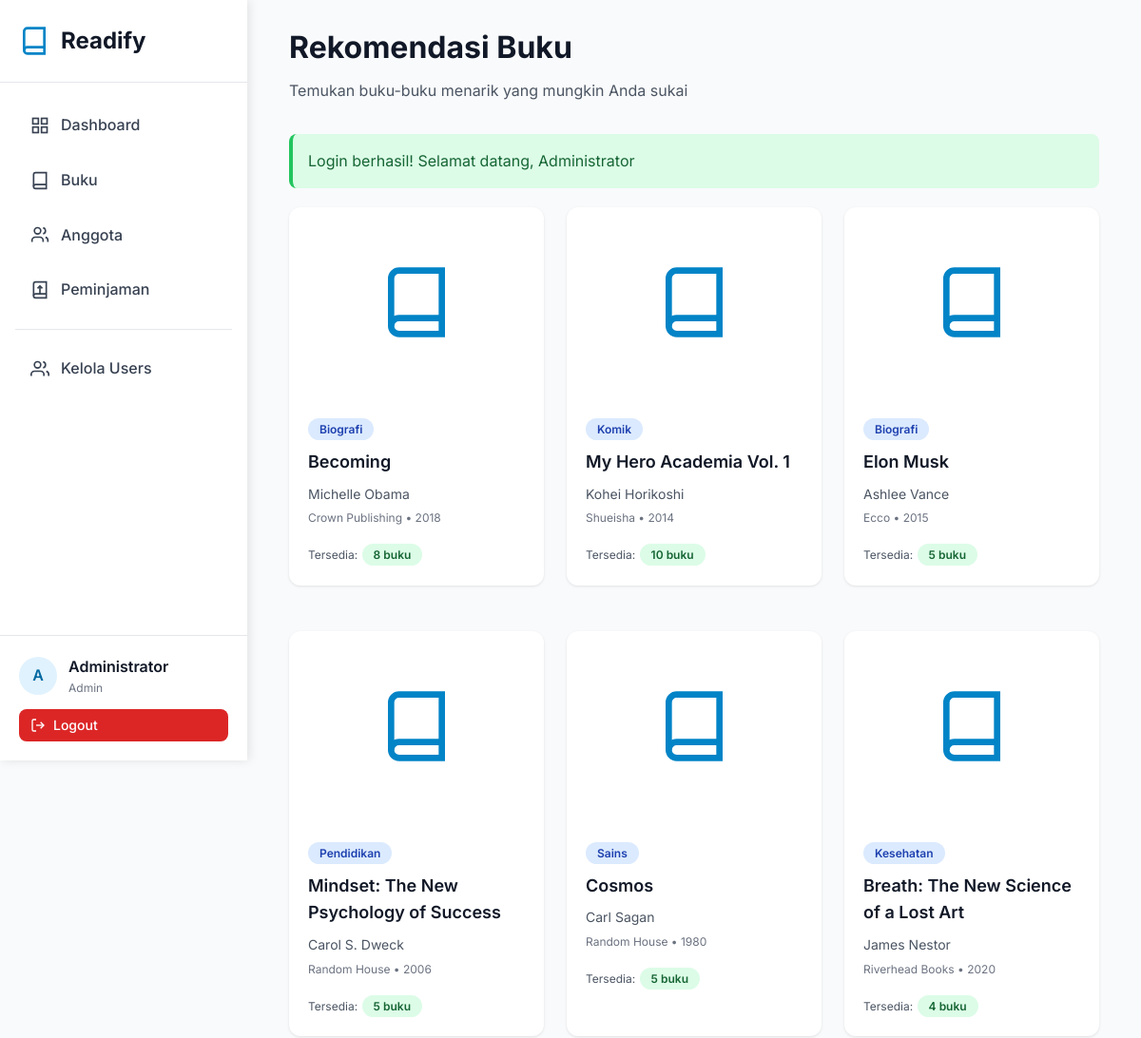
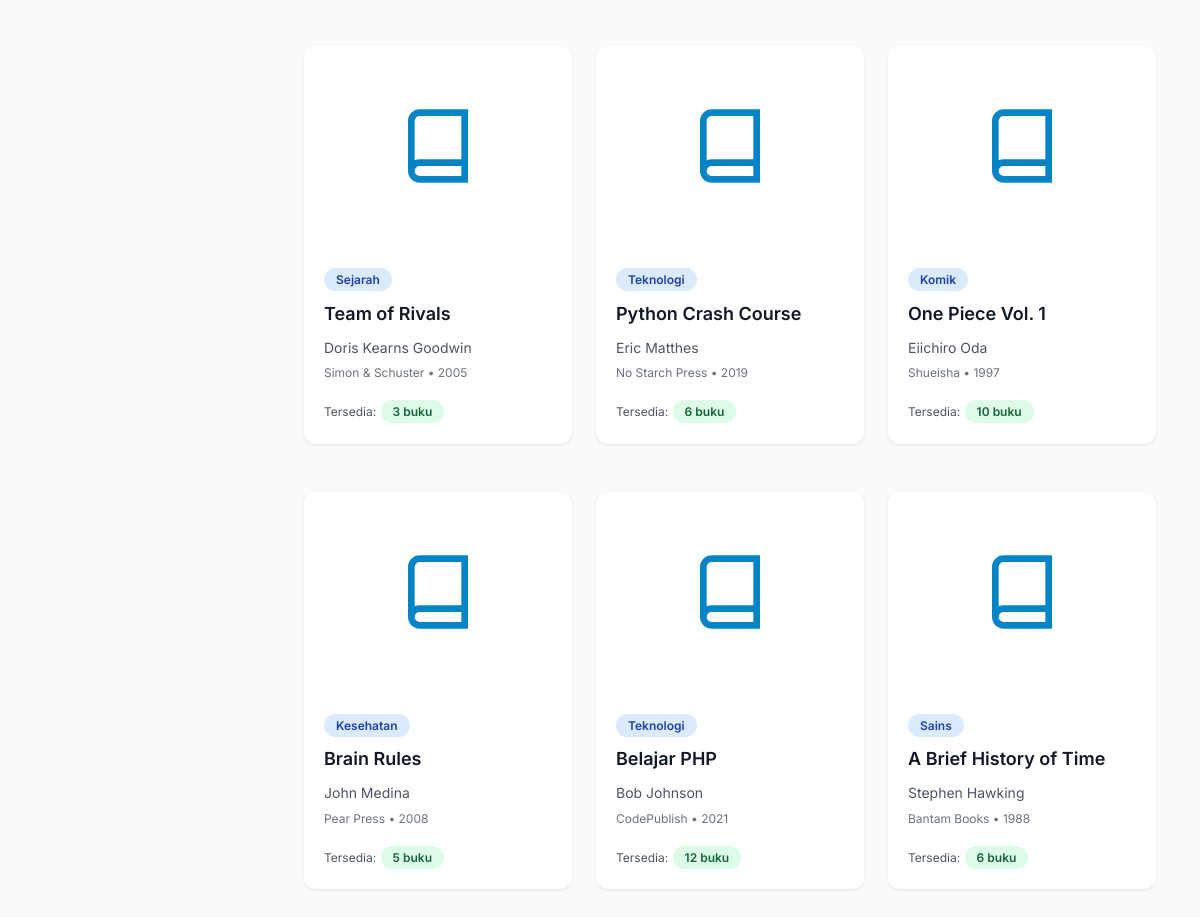
Screenshot of /pages/recommendations.php (signed in) with the database file from the repository (2 pictures, top to bottom).
### tables this page shows
CREATE TABLE `users` (
  `id` int NOT NULL AUTO_INCREMENT,
  `name` varchar(100) NOT NULL,
  `email` varchar(100) NOT NULL,
  `phone` varchar(20) DEFAULT NULL,
  `password` varchar(255) NOT NULL,
  `role` enum('admin','staff','member') DEFAULT 'member',
  `created_at` timestamp NULL DEFAULT CURRENT_TIMESTAMP,
  `updated_at` timestamp NULL DEFAULT CURRENT_TIMESTAMP ON UPDATE CURRENT_TIMESTAMP,
  PRIMARY KEY (`id`),
  UNIQUE KEY `email` (`email`)
);

CREATE TABLE `books` (
  `id` int NOT NULL AUTO_INCREMENT,
  `isbn` varchar(20) NOT NULL,
  `title` varchar(255) NOT NULL,
  `author` varchar(100) NOT NULL,
  `publisher` varchar(100) DEFAULT NULL,
  `year` year DEFAULT NULL,
  `category_id` int DEFAULT NULL,
  `stock` int DEFAULT '0',
  `pages` int DEFAULT NULL,
  `description` text,
  `cover_image` varchar(255) DEFAULT NULL,
  `created_at` timestamp NULL DEFAULT CURRENT_TIMESTAMP,
  `updated_at` timestamp NULL DEFAULT CURRENT_TIMESTAMP ON UPDATE CURRENT_TIMESTAMP,
  PRIMARY KEY (`id`),
  UNIQUE KEY `isbn` (`isbn`),
  KEY `category_id` (`category_id`),
  KEY `idx_title` (`title`),
  KEY `idx_author` (`author`),
  KEY `idx_isbn` (`isbn`),
  CONSTRAINT `books_ibfk_1` FOREIGN KEY (`category_id`) REFERENCES `categories` (`id`) ON DELETE SET NULL
);

CREATE TABLE `categories` (
  `id` int NOT NULL AUTO_INCREMENT,
  `name` varchar(50) NOT NULL,
  `description` text,
  `created_at` timestamp NULL DEFAULT CURRENT_TIMESTAMP,
  PRIMARY KEY (`id`),
  UNIQUE KEY `name` (`name`)
);

### config/config.php (called while the page is built, shortened)
<?php
require_once BASE_PATH . '/config/database.php';
function isLoggedIn() {
    return isset($_SESSION['user_id']);
}
function getCurrentUser() {
    if (isLoggedIn()) {
        $db = new Database();
        $user = $db->fetchOne("SELECT id, name, email, role FROM users WHERE id = ?", [$_SESSION['user_id']]);
        return $user;
    }
    return null;
}
function isAdmin() {
    return isLoggedIn() && isset($_SESSION['user_role']) && $_SESSION['user_role'] === 'admin';
}
function getFlashMessage() {
    if (isset($_SESSION['flash_message'])) {
        $message = [
            'type' => $_SESSION['flash_type'],
            'message' => $_SESSION['flash_message']
        ];
        return $message;
    }
    return null;
}

### config/database.php (called while the page is built, shortened)
<?php
class Database {
    private $host = DB_HOST;
    private $user = DB_USER;
    private $pass = DB_PASS;
    private $dbname = DB_NAME;
    private $conn;
    private function connect() {
        $this->conn = null;
        try {
            $dsn = "mysql:host=" . $this->host . ";dbname=" . $this->dbname . ";charset=utf8mb4";
            $options = [
                PDO::ATTR_ERRMODE => PDO::ERRMODE_EXCEPTION,
                PDO::ATTR_DEFAULT_FETCH_MODE => PDO::FETCH_ASSOC,
                PDO::ATTR_EMULATE_PREPARES => false,
            ];
            $this->conn = new PDO($dsn, $this->user, $this->pass, $options);
        } catch(PDOException $e) {
            $this->error = $e->getMessage();
            die("Connection failed: " . $this->error);
        }
    }
    public function query($sql, $params = []) {
        try {
            $stmt = $this->conn->prepare($sql);
            $stmt->execute($params);
            return $stmt;
        } catch(PDOException $e) {
            throw new Exception($e->getMessage());
        }
    }
    public function fetchAll($sql, $params = []) {
        $stmt = $this->query($sql, $params);
        return $stmt->fetchAll();
    }
    public function fetchOne($sql, $params = []) {
        $stmt = $this->query($sql, $params);
        return $stmt->fetch();
    }
}

### pages/recommendations.php (the view, shortened to what this page needs)
<?php
require_once '../config/config.php';
$db = new Database();
$books = $db->fetchAll("
    SELECT b.*, c.name as category_name
    FROM books b
    LEFT JOIN categories c ON b.category_id = c.id
    WHERE b.stock > 0
    ORDER BY RAND()
    LIMIT 12
");
include_once '../includes/header.php';
include_once '../includes/sidebar.php';
?>
<div class="container">
    <h1 class="page-title" style="font-size: 32px; font-weight: 700; margin-bottom: 8px;">Rekomendasi Buku</h1>
    <p style="color: var(--gray-600); margin-bottom: 32px;">Temukan buku-buku menarik yang mungkin Anda sukai</p>
    <?php
    $flash = getFlashMessage();
    if ($flash):
    ?>
        <div class="alert alert-<?php echo $flash['type']; ?>">
            <?php echo $flash['message']; ?>
        </div>
    <?php endif; ?>
    <?php if (empty($books)): ?>
        <div class="card">
            <p style="text-align: center; padding: 60px 20px; color: var(--gray-500);">
                Tidak ada buku tersedia saat ini
            </p>
        </div>
    <?php else: ?>
        <div style="display: grid; grid-template-columns: repeat(auto-fill, minmax(250px, 1fr)); gap: 24px;">
            <?php foreach ($books as $book): ?>
                <div class="card" style="padding: 0; overflow: hidden;">
                    <div style="height: 200px; background: linear-gradient(135deg, var(--primary-100), var(--primary-200)); display: flex; align-items: center; justify-content: center;">
                        <svg width="80" height="80" viewBox="0 0 24 24" fill="none" stroke="currentColor" stroke-width="2" style="color: var(--primary-600);">
                            <path d="M4 19.5A2.5 2.5 0 0 1 6.5 17H20"></path>
                            <path d="M6.5 2H20v20H6.5A2.5 2.5 0 0 1 4 19.5v-15A2.5 2.5 0 0 1 6.5 2z"></path>
                        </svg>
                    </div>
                    <div style="padding: 20px;">
                        <div style="margin-bottom: 8px;">
                            <span class="badge badge-info"><?php echo htmlspecialchars($book['category_name'] ?? 'Umum'); ?></span>
                        </div>
                        <h3 style="font-size: 18px; font-weight: 600; margin-bottom: 8px; color: var(--gray-900);">
                            <?php echo htmlspecialchars($book['title']); ?>
                        </h3>
                        <p style="color: var(--gray-600); font-size: 14px; margin-bottom: 4px;">
                            <?php echo htmlspecialchars($book['author']); ?>
                        </p>
                        <p style="color: var(--gray-500); font-size: 12px; margin-bottom: 16px;">
                            <?php echo $book['publisher']; ?> • <?php echo $book['year']; ?>
                        </p>
                        <div style="display: flex; justify-content: space-between; align-items: center;">
                            <div>
                                <span style="font-size: 12px; color: var(--gray-600);">Tersedia:</span>
                                <span class="badge <?php echo $book['stock'] <= 2 ? 'badge-warning' : 'badge-success'; ?>">
                                    <?php echo $book['stock']; ?> buku
                                </span>
                            </div>
                        </div>
                    </div>
                </div>
            <?php endforeach; ?>
        </div>
    <?php endif; ?>
</div>
<?php include_once '../includes/footer.php'; ?>

### includes/sidebar.php
<?php
$currentPage = basename($_SERVER['PHP_SELF'], '.php');
$user = getCurrentUser();
?>
<div class="sidebar">
    <div class="sidebar-logo">
        <svg viewBox="0 0 24 24" fill="none" stroke="currentColor" stroke-width="2">
            <path d="M4 19.5A2.5 2.5 0 0 1 6.5 17H20"></path>
            <path d="M6.5 2H20v20H6.5A2.5 2.5 0 0 1 4 19.5v-15A2.5 2.5 0 0 1 6.5 2z"></path>
        </svg>
        <h1>Readify</h1>
    </div>
    <nav class="sidebar-nav">
        <a href="<?php echo SITE_URL; ?>/pages/dashboard.php" class="nav-item <?php echo $currentPage == 'dashboard' ? 'active' : ''; ?>">
            <svg viewBox="0 0 24 24" fill="none" stroke="currentColor" stroke-width="2">
                <rect x="3" y="3" width="7" height="7"></rect>
                <rect x="14" y="3" width="7" height="7"></rect>
                <rect x="14" y="14" width="7" height="7"></rect>
                <rect x="3" y="14" width="7" height="7"></rect>
            </svg>
            Dashboard
        </a>
        <a href="<?php echo SITE_URL; ?>/pages/books/index.php" class="nav-item <?php echo $currentPage == 'index' && strpos($_SERVER['PHP_SELF'], 'books') !== false ? 'active' : ''; ?>">
            <svg viewBox="0 0 24 24" fill="none" stroke="currentColor" stroke-width="2">
                <path d="M4 19.5A2.5 2.5 0 0 1 6.5 17H20"></path>
                <path d="M6.5 2H20v20H6.5A2.5 2.5 0 0 1 4 19.5v-15A2.5 2.5 0 0 1 6.5 2z"></path>
            </svg>
            Buku
        </a>
        <a href="<?php echo SITE_URL; ?>/pages/members/index.php" class="nav-item <?php echo $currentPage == 'index' && strpos($_SERVER['PHP_SELF'], 'members') !== false ? 'active' : ''; ?>">
            <svg viewBox="0 0 24 24" fill="none" stroke="currentColor" stroke-width="2">
                <path d="M16 21v-2a4 4 0 0 0-4-4H6a4 4 0 0 0-4 4v2"></path>
                <circle cx="9" cy="7" r="4"></circle>
                <path d="M22 21v-2a4 4 0 0 0-3-3.87"></path>
                <path d="M16 3.13a4 4 0 0 1 0 7.75"></path>
            </svg>
            Anggota
        </a>
        <a href="<?php echo SITE_URL; ?>/pages/loans/index.php" class="nav-item <?php echo $currentPage == 'index' && strpos($_SERVER['PHP_SELF'], 'loans') !== false ? 'active' : ''; ?>">
            <svg viewBox="0 0 24 24" fill="none" stroke="currentColor" stroke-width="2">
                <path d="M4 19.5A2.5 2.5 0 0 1 6.5 17H20"></path>
                <path d="M6.5 2H20v20H6.5A2.5 2.5 0 0 1 4 19.5v-15A2.5 2.5 0 0 1 6.5 2z"></path>
                <path d="M12 7v10"></path>
                <path d="M9 10l3-3 3 3"></path>
            </svg>
            Peminjaman
        </a>
        <?php if (isAdmin()): ?>
            <hr style="margin: 16px 0; border: none; border-top: 1px solid var(--gray-200);">
            <a href="<?php echo SITE_URL; ?>/pages/users/index.php" class="nav-item <?php echo $currentPage == 'index' && strpos($_SERVER['PHP_SELF'], 'users') !== false ? 'active' : ''; ?>">
                <svg viewBox="0 0 24 24" fill="none" stroke="currentColor" stroke-width="2">
                    <path d="M17 21v-2a4 4 0 0 0-4-4H5a4 4 0 0 0-4 4v2"></path>
                    <circle cx="9" cy="7" r="4"></circle>
                    <path d="M23 21v-2a4 4 0 0 0-3-3.87"></path>
                    <path d="M16 3.13a4 4 0 0 1 0 7.75"></path>
                </svg>
                Kelola Users
            </a>
        <?php endif; ?>
    </nav>
    <div class="sidebar-user">
        <div class="user-info">
            <div class="user-avatar"><?php echo strtoupper(substr($user['name'], 0, 1)); ?></div>
            <div>
                <div class="user-name"><?php echo htmlspecialchars($user['name']); ?></div>
                <div class="user-role"><?php echo ucfirst($user['role']); ?></div>
            </div>
        </div>
        <a href="<?php echo SITE_URL; ?>/pages/auth/logout.php" class="btn btn-danger btn-sm" style="width: 100%;">
            <svg width="16" height="16" viewBox="0 0 24 24" fill="none" stroke="currentColor" stroke-width="2">
                <path d="M9 21H5a2 2 0 0 1-2-2V5a2 2 0 0 1 2-2h4"></path>
                <polyline points="16 17 21 12 16 7"></polyline>
                <line x1="21" y1="12" x2="9" y2="12"></line>
            </svg>
            Logout
        </a>
    </div>
</div>
<div class="main-content">

### assets/css/style.css (style rules this page uses)
:root { --primary-50: #f0f9ff; --primary-100: #e0f2fe; --primary-500: #0ea5e9; --primary-600: #0284c7; --primary-700: #0369a1; --gray-50: #f9fafb; --gray-100: #f3f4f6; --gray-200: #e5e7eb; --gray-300: #d1d5db; --gray-500: #6b7280; --gray-600: #4b5563; --gray-700: #374151; --gray-800: #1f2937; --gray-900: #111827; }
* { margin: 0; padding: 0; box-sizing: border-box; }
body { font-family: "Inter", -apple-system, BlinkMacSystemFont, "Segoe UI", sans-serif; background-color: var(--gray-50); color: var(--gray-900); line-height: 1.6; }
.container { max-width: 1200px; margin: 0 auto; padding: 0 20px; }
.sidebar { position: fixed; top: 0; left: 0; height: 100vh; width: 260px; background: white; box-shadow: 2px 0 10px rgba(0, 0, 0, 0.1); z-index: 1000; overflow-y: auto; }
.sidebar-logo { padding: 24px 20px; border-bottom: 1px solid var(--gray-200); display: flex; align-items: center; gap: 12px; }
.sidebar-logo svg { width: 32px; height: 32px; color: var(--primary-600); }
.sidebar-logo h1 { font-size: 24px; font-weight: 700; color: var(--gray-900); }
.sidebar-nav { padding: 20px 16px; }
.nav-item { display: flex; align-items: center; gap: 12px; padding: 12px 16px; margin-bottom: 8px; border-radius: 8px; color: var(--gray-700); text-decoration: none; transition: all 0.2s; font-weight: 500; }
.nav-item svg { width: 20px; height: 20px; }
.sidebar-user { position: absolute; bottom: 0; left: 0; right: 0; padding: 20px; border-top: 1px solid var(--gray-200); }
.user-info { display: flex; align-items: center; gap: 12px; margin-bottom: 12px; }
.user-avatar { width: 40px; height: 40px; border-radius: 50%; background: var(--primary-100); display: flex; align-items: center; justify-content: center; font-weight: 600; color: var(--primary-700); }
.user-name { font-weight: 600; color: var(--gray-900); }
.user-role { font-size: 12px; color: var(--gray-500); }
.main-content { margin-left: 260px; padding: 24px; min-height: 100vh; }
.card { background: white; border-radius: 12px; box-shadow: 0 1px 3px rgba(0, 0, 0, 0.1); padding: 24px; margin-bottom: 24px; }
.btn { padding: 10px 20px; border-radius: 8px; font-weight: 500; cursor: pointer; border: none; transition: all 0.2s; text-decoration: none; display: inline-flex; align-items: center; gap: 8px; }
.btn-danger { background-color: #dc2626; color: white; }
.btn-sm { padding: 6px 12px; font-size: 14px; }
.badge { padding: 4px 12px; border-radius: 12px; font-size: 12px; font-weight: 600; }
.badge-success { background-color: #dcfce7; color: #166534; }
.badge-info { background-color: #dbeafe; color: #1e40af; }
.alert { padding: 16px; border-radius: 8px; margin-bottom: 20px; }
.alert-success { background-color: #dcfce7; color: #166534; border-left: 4px solid #22c55e; }

### rows the page displays
users: name "A", name "Administrator", role "Admin"
books: category.name "Biografi", title "Becoming", author "Michelle Obama", publisher "Crown Publishing", year "2018", stock "8"
books: category.name "Komik", title "My Hero Academia Vol. 1", author "Kohei Horikoshi", publisher "Shueisha", year "2014", stock "10"
books: category.name "Biografi", title "Elon Musk", author "Ashlee Vance", publisher "Ecco", year "2015", stock "5"
books: category.name "Pendidikan", title "Mindset: The New Psychology of Success", author "Carol S. Dweck", publisher "Random House", year "2006", stock "5"
books: category.name "Sains", title "Cosmos", author "Carl Sagan", publisher "Random House", year "1980", stock "5"
books: category.name "Kesehatan", title "Breath: The New Science of a Lost Art", author "James Nestor", publisher "Riverhead Books", year "2020", stock "4"
books: category.name "Sejarah", title "Team of Rivals", author "Doris Kearns Goodwin", publisher "Simon & Schuster", year "2005", stock "3"
books: category.name "Teknologi", title "Python Crash Course", author "Eric Matthes", publisher "No Starch Press", year "2019", stock "6"
books: category.name "Komik", title "One Piece Vol. 1", author "Eiichiro Oda", publisher "Shueisha", year "1997", stock "10"
books: category.name "Kesehatan", title "Brain Rules", author "John Medina", publisher "Pear Press", year "2008", stock "5"
books: category.name "Teknologi", title "Belajar PHP", author "Bob Johnson", publisher "CodePublish", year "2021", stock "12"
books: category.name "Sains", title "A Brief History of Time", author "Stephen Hawking", publisher "Bantam Books", year "1988", stock "6"

### other values shown
$flash['message'] "Login berhasil! Selamat datang, Administrator"
